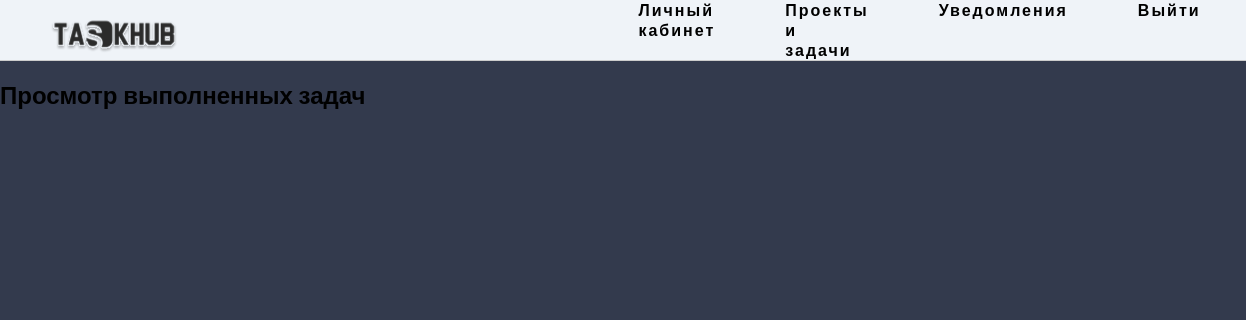
The app's page /view_completed_tasks/ (signed in), older data.
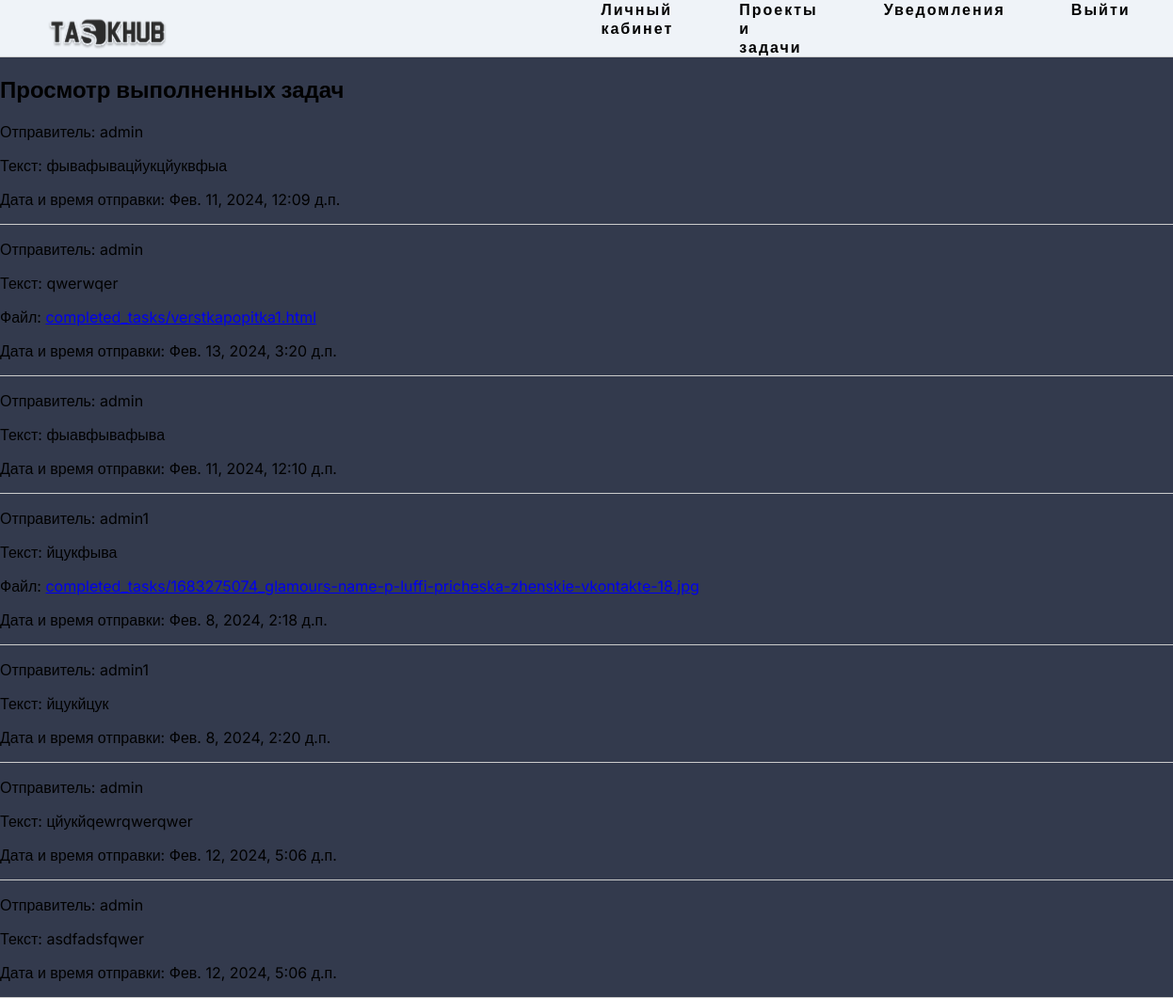
The same page, newer data.
### task/models.py (models this page shows, shortened)
class CompletedTask(models.Model):
    task = models.ForeignKey(Task, on_delete=models.CASCADE)
    sender = models.ForeignKey(Manager, on_delete=models.CASCADE)
    text = models.TextField(blank=True, null=True)
    file = models.FileField(upload_to='completed_tasks/', blank=True, null=True)
    timestamp = models.DateTimeField(auto_now_add=True)
    def __str__(self):
        return f"Отправитель: {self.sender.username}"  # Возвращаем логин отправителя

class Manager(AbstractUser):
    ava_image = models.ImageField(upload_to='avatars/', default='avatars/default_avatar.png')
    name = models.CharField( verbose_name='Название Компании', max_length=255)
    company_identifier = models.CharField(verbose_name='Идентификатор Компании', max_length=255)
    status = models.IntegerField(choices=((1, 'Developer'),(2, 'Company')), default=1)

### task/views.py (the view)
# urls.py: path('view_completed_tasks/', views.view_completed_tasks, name='view_completed_tasks'),
@login_required
def view_completed_tasks(request):
    completed_tasks = CompletedTask.objects.filter(task__project__user=request.user)
    return render(request, 'task/view_completed_tasks.html', {'completed_tasks': completed_tasks})

### task/templates/task/view_completed_tasks.html (shortened to what this page needs)
{% extends 'task/base.html' %}
{% block content %}
  <h2>Просмотр выполненных задач</h2>
  {% for completed_task in completed_tasks %}
    <div>
      <p>{{ completed_task }}</p>
      <p>Текст: {{ completed_task.text }}</p>
      {% if completed_task.file %}
        <p>Файл: <a href="{{ completed_task.file.url }}">{{ completed_task.file.name }}</a></p>
      {% endif %}
      <p>Дата и время отправки: {{ completed_task.timestamp }}</p>
    </div>
<div class="line"></div>
  {% endfor %}
{% endblock %}

Row changes from the older to the newer data that the page shows:
added CompletedTask: sender.username "Отправитель: admin", text "фывафывацйукцйуквфыа", timestamp "Фев. 11, 2024, 12:09 д.п."
added CompletedTask: sender.username "Отправитель: admin", text "qwerwqer", file.name "completed_tasks/verstkapopitka1.html", timestamp "Фев. 13, 2024, 3:20 д.п."
added CompletedTask: sender.username "Отправитель: admin", text "фыавфывафыва", timestamp "Фев. 11, 2024, 12:10 д.п."
added CompletedTask: sender.username "Отправитель: admin1", text "йцукфыва", file.name "completed_tasks/1683275074_glamours-name-p-luffi-pricheska-zhenskie-vkontakte-18.jpg", timestamp "Фев. 8, 2024, 2:18 д.п."
added CompletedTask: sender.username "Отправитель: admin1", text "йцукйцук", timestamp "Фев. 8, 2024, 2:20 д.п."
added CompletedTask: sender.username "Отправитель: admin", text "цйукйqewrqwerqwer", timestamp "Фев. 12, 2024, 5:06 д.п."
added CompletedTask: sender.username "Отправитель: admin", text "asdfadsfqwer", timestamp "Фев. 12, 2024, 5:06 д.п."
